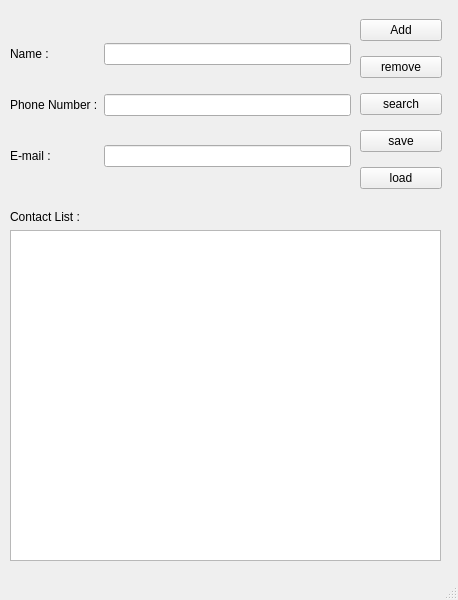
<?xml version="1.0" encoding="UTF-8"?>
<ui version="4.0">
 <class>MainWindow</class>
 <widget class="QMainWindow" name="MainWindow">
  <property name="geometry">
   <rect>
    <x>0</x>
    <y>0</y>
    <width>458</width>
    <height>600</height>
   </rect>
  </property>
  <property name="windowTitle">
   <string>MainWindow</string>
  </property>
  <widget class="QWidget" name="centralwidget">
   <widget class="QWidget" name="">
    <property name="geometry">
     <rect>
      <x>10</x>
      <y>20</y>
      <width>341</width>
      <height>171</height>
     </rect>
    </property>
    <layout class="QGridLayout" name="gridLayout">
     <item row="0" column="0">
      <widget class="QLabel" name="label">
       <property name="text">
        <string>Name :</string>
       </property>
      </widget>
     </item>
     <item row="0" column="1">
      <widget class="QLineEdit" name="nameInput"/>
     </item>
     <item row="1" column="0">
      <widget class="QLabel" name="label_2">
       <property name="text">
        <string>Phone Number :</string>
       </property>
      </widget>
     </item>
     <item row="1" column="1">
      <widget class="QLineEdit" name="phoneInput"/>
     </item>
     <item row="2" column="0">
      <widget class="QLabel" name="label_3">
       <property name="text">
        <string>E-mail :</string>
       </property>
      </widget>
     </item>
     <item row="2" column="1">
      <widget class="QLineEdit" name="emailInput"/>
     </item>
    </layout>
   </widget>
   <widget class="QWidget" name="">
    <property name="geometry">
     <rect>
      <x>360</x>
      <y>10</y>
      <width>82</width>
      <height>191</height>
     </rect>
    </property>
    <layout class="QVBoxLayout" name="verticalLayout">
     <item>
      <widget class="QPushButton" name="addButton">
       <property name="text">
        <string>Add</string>
       </property>
      </widget>
     </item>
     <item>
      <widget class="QPushButton" name="removeButton">
       <property name="text">
        <string>remove</string>
       </property>
      </widget>
     </item>
     <item>
      <widget class="QPushButton" name="searchButton">
       <property name="text">
        <string>search</string>
       </property>
      </widget>
     </item>
     <item>
      <widget class="QPushButton" name="saveButton">
       <property name="text">
        <string>save</string>
       </property>
      </widget>
     </item>
     <item>
      <widget class="QPushButton" name="loadButton">
       <property name="text">
        <string>load</string>
       </property>
      </widget>
     </item>
    </layout>
   </widget>
   <widget class="QWidget" name="">
    <property name="geometry">
     <rect>
      <x>10</x>
      <y>210</y>
      <width>431</width>
      <height>351</height>
     </rect>
    </property>
    <layout class="QVBoxLayout" name="verticalLayout_2">
     <item>
      <widget class="QLabel" name="label_4">
       <property name="text">
        <string>Contact List : </string>
       </property>
      </widget>
     </item>
     <item>
      <widget class="QListWidget" name="contactList"/>
     </item>
    </layout>
   </widget>
  </widget>
  <widget class="QMenuBar" name="menubar">
   <property name="geometry">
    <rect>
     <x>0</x>
     <y>0</y>
     <width>458</width>
     <height>22</height>
    </rect>
   </property>
  </widget>
  <widget class="QStatusBar" name="statusbar"/>
 </widget>
 <resources/>
 <connections/>
</ui>
